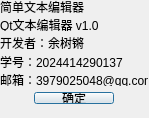
<?xml version="1.0" encoding="UTF-8"?>
<ui version="4.0">
 <class>Dialog</class>
 <widget class="QDialog" name="Dialog">
  <property name="geometry">
   <rect>
    <x>0</x>
    <y>0</y>
    <width>149</width>
    <height>118</height>
   </rect>
  </property>
  <property name="windowTitle">
   <string>Dialog</string>
  </property>
  <widget class="QWidget" name="">
   <property name="geometry">
    <rect>
     <x>0</x>
     <y>0</y>
     <width>148</width>
     <height>104</height>
    </rect>
   </property>
   <layout class="QVBoxLayout" name="verticalLayout">
    <item>
     <widget class="QLabel" name="label">
      <property name="text">
       <string>简单文本编辑器</string>
      </property>
     </widget>
    </item>
    <item>
     <widget class="QLabel" name="label_2">
      <property name="text">
       <string>Qt文本编辑器 v1.0</string>
      </property>
     </widget>
    </item>
    <item>
     <widget class="QLabel" name="label_3">
      <property name="text">
       <string>开发者：余树锵</string>
      </property>
     </widget>
    </item>
    <item>
     <widget class="QLabel" name="label_4">
      <property name="text">
       <string>学号：2024414290137</string>
      </property>
     </widget>
    </item>
    <item>
     <widget class="QLabel" name="label_5">
      <property name="text">
       <string>邮箱：3979025048@qq.com</string>
      </property>
     </widget>
    </item>
    <item>
     <layout class="QHBoxLayout" name="horizontalLayout">
      <item>
       <spacer name="horizontalSpacer">
        <property name="orientation">
         <enum>Qt::Orientation::Horizontal</enum>
        </property>
        <property name="sizeHint" stdset="0">
         <size>
          <width>40</width>
          <height>20</height>
         </size>
        </property>
       </spacer>
      </item>
      <item>
       <widget class="QPushButton" name="btnok">
        <property name="text">
         <string>确定</string>
        </property>
       </widget>
      </item>
      <item>
       <spacer name="horizontalSpacer_2">
        <property name="orientation">
         <enum>Qt::Orientation::Horizontal</enum>
        </property>
        <property name="sizeHint" stdset="0">
         <size>
          <width>40</width>
          <height>20</height>
         </size>
        </property>
       </spacer>
      </item>
     </layout>
    </item>
   </layout>
  </widget>
 </widget>
 <resources/>
 <connections/>
</ui>
